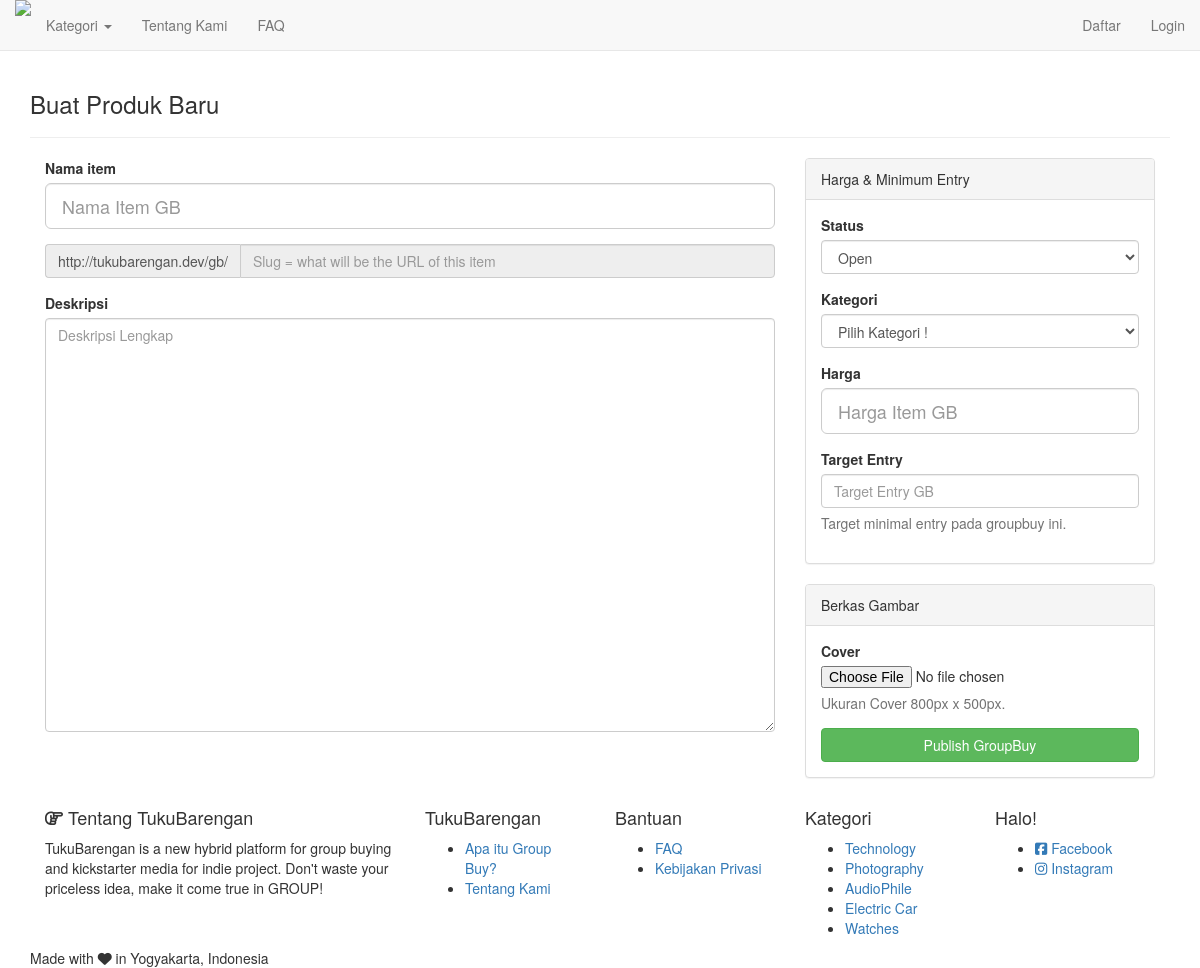
The page /gb-baru.php on the database its author committed.
### tables this page shows
CREATE TABLE `kategori` (
  `id` int(11) unsigned NOT NULL AUTO_INCREMENT,
  `slug` varchar(100) NOT NULL DEFAULT '',
  `judul` varchar(100) NOT NULL DEFAULT '',
  PRIMARY KEY (`id`)
);

### MysqliDb.php (called while the page is built, shortened)
<?php
class MysqliDb
{
    public static $prefix = '';
    protected $_mysqli;
    protected $_query;
    protected $_queryOptions = array();
    protected $_orderBy = array();
    protected $_groupBy = array();
    protected $host;
    protected $_username;
    protected $_password;
    protected $db;
    protected $port;
    protected $charset;
    public $returnType = 'array';
    protected $_nestJoin = false;
    private $_tableName = '';
    protected $_mapKey = null;
    public function __construct($host = null, $username = null, $password = null, $db = null, $port = null, $charset = 'utf8')
    {
        $isSubQuery = false;
        if (is_object($host)) {
            $this->_mysqli = $host;
        } else {
            $this->host = $host;
        }
        $this->_username = $username;
        $this->_password = $password;
        $this->db = $db;
        $this->port = $port;
        $this->charset = $charset;
    }
    public function connect()
    {
        $this->_mysqli = new mysqli($this->host, $this->_username, $this->_password, $this->db, $this->port);
        if ($this->charset) {
            $this->_mysqli->set_charset($this->charset);
        }
    }
    public function mysqli()
    {
        return $this->_mysqli;
    }
    protected function reset()
    {
        $this->_orderBy = array();
        $this->_groupBy = array();
        $this->_query = null;
        $this->_queryOptions = array();
        $this->returnType = 'array';
        $this->_nestJoin = false;
        $this->_tableName = '';
        $this->_mapKey = null;
    }
    public function objectBuilder()
    {
        $this->returnType = 'object';
        return $this;
    }
    public function get($tableName, $numRows = null, $columns = '*')
    {
        $column = is_array($columns) ? implode(', ', $columns) : $columns;
        if (strpos($tableName, '.') === false) {
            $this->_tableName = self::$prefix . $tableName;
        } else {
            $this->_tableName = $tableName;
        }
        $this->_query = 'SELECT ' . implode(' ', $this->_queryOptions) . ' ' .
            $column . " FROM " . $this->_tableName;
        $stmt = $this->_buildQuery($numRows);
        $stmt->execute();
        $res = $this->_dynamicBindResults($stmt);
        return $res;
    }
    protected function _buildQuery($numRows = null, $tableData = null)
    {
        $stmt = $this->_prepareQuery();
        return $stmt;
    }
    protected function _dynamicBindResults(mysqli_stmt $stmt)
    {
        $parameters = array();
        $results = array();
        $mysqlLongType = 252;
        $shouldStoreResult = false;
        $meta = $stmt->result_metadata();
        $row = array();
        while ($field = $meta->fetch_field()) {
            if ($this->_nestJoin && $field->table != $this->_tableName) {
                $field->table = substr($field->table, strlen(self::$prefix));
                $row[$field->table][$field->name] = null;
                $parameters[] = & $row[$field->table][$field->name];
            } else {
                $row[$field->name] = null;
                $parameters[] = & $row[$field->name];
            }
        }
        call_user_func_array(array($stmt, 'bind_result'), $parameters);
        while ($stmt->fetch()) {
            if ($this->returnType == 'object') {
                $result = new stdClass ();
                foreach ($row as $key => $val) {
                    if (is_array($val)) {
                        $result->$key = new stdClass ();
                        foreach ($val as $k => $v) {
                            $result->$key->$k = $v;
                        }
                    } else {
                        $result->$key = $val;
                    }
                }
            }
            if ($this->_mapKey) {
                $results[$row[$this->_mapKey]] = count($row) > 2 ? $result : end($result);
            } else {
                array_push($results, $result);
            }
        }
        return $results;
    }
    protected function _buildCondition($operator, &$conditions)
    {
        if (empty($conditions)) {
            return;
        }
        $this->_query .= ' ' . $operator;
    }
    protected function _buildGroupBy()
    {
        if (empty($this->_groupBy)) {
            return;
        }
        $this->_query .= " GROUP BY ";
        $this->_query = rtrim($this->_query, ', ') . " ";
    }
    protected function _buildOrderBy()
    {
        if (empty($this->_orderBy)) {
            return;
        }
        $this->_query .= " ORDER BY ";
        $this->_query = rtrim($this->_query, ', ') . " ";
    }
    protected function _prepareQuery()
    {
        if (!$stmt = $this->mysqli()->prepare($this->_query)) {
            $msg = $this->mysqli()->error . " query: " . $this->_query;
            $num = $this->mysqli()->errno;
            $this->reset();
            throw new Exception($msg, $num);
        }
        return $stmt;
    }
    protected function replacePlaceHolders($str, $vals)
    {
        $newStr = "";
        $newStr .= $str;
        return $newStr;
    }
}

### gb-baru.php (the view, shortened to what this page needs)
<?php
include('layout/header.php'); ?>
<div class="row" >
<div class="col-md-12">
		<h3>Buat Produk Baru</h3>
		<hr>
		<div class="col-md-8 col-lg-8">
		<form action="<?php echo base_url; ?>/admin/publish-gb" method='post' enctype="multipart/form-data">
			  <div class="form-group">
			    <label class="control-label" for="nama-item">Nama item</label>
			    <input type="text" class="form-control input-lg" id="nama-item" placeholder="Nama Item GB" required autofocus name="judul" autocomplete="off">
			  </div>
			  <div class="form-group">
			  	<div class="input-group">
				<span class="input-group-addon" id="basic-addon1"><?php echo base_url.'/gb/'; ?></span>
				<input type="text" class="form-control" id="slug" placeholder="Slug = what will be the URL of this item" required name="slug" readonly>
			  </div>
			  </div>
			  <div class="form-group">
			    <label class="control-label" for="deskripsi">Deskripsi </label>
			    <textarea class="form-control deskripsi" id="deskripsi" rows="20" placeholder="Deskripsi Lengkap" name="deskripsi"></textarea>
			  </div>
		</div>
		<div class="col-md-4 col-lg-4">
			<div class="panel panel-default panel-gbid animated bounceInRight">
			<div class="panel-heading">Harga & Minimum Entry</div>
				<div class="panel-body">
						<div class="form-group">
							<label class="control-label" for="kategori">Status</label>
							<select class="form-control" id="kategori" name="status">
								<option value="open">Open</option>
							</select>
						</div>
						<div class="form-group">
							<label class="control-label" for="kategori">Kategori</label>
							<select class="form-control" id="kategori" name="kategori">
								<option value="">Pilih Kategori !</option>
							</select>
						</div>
					  <div class="form-group">
					    <label class="control-label" for="harga-item">Harga</label>
					    <input type="number" class="form-control input-lg" id="harga-item" placeholder="Harga Item GB" name="harga" required>
					  </div>
					  <div class="form-group">
					    <label class="control-label" for="harga-item">Target Entry</label>
					    <input type="number" class="form-control" id="harga-item" placeholder="Target Entry GB" name="target" required>
					    <span id="helpBlock" class="help-block">Target minimal entry pada groupbuy ini.</span>
					  </div>
				</div>
			</div>
			<div class="panel panel-default panel-gbid animated bounceInRight">
			<div class="panel-heading">Berkas Gambar</div>
				<div class="panel-body">
					<div class="form-group">
						<label class="control-label" for="thumb">Cover</label>
						<input type="file" id="thumb" name="cover" required>
						<p class="help-block">Ukuran Cover 800px x 500px.</p>
					</div>
					<button type="submit" class="btn btn-success btn-block">Publish GroupBuy</button>
				</div>
			</div>
		</div>
</div>
</div>
<?php include('layout/footer.php'); ?>

### layout/footer.php (shortened to what this page needs)
   </div>
  <div class="container-fluid kaki">
    <div class="container">
      <div class="col-md-4">
        <h4 class="h4"><i class="fa fa-hand-o-right" aria-hidden="true"></i> Tentang TukuBarengan <span class="label label-gbid">BETA</span></h4>
        <p>TukuBarengan is a new hybrid platform for group buying and kickstarter media for indie project. Don't waste your priceless idea, make it come true in GROUP!</p>
      </div>
      <div class="col-md-2">
        <h3 class="h4">TukuBarengan</h3>
       <ul>
          <li><a href="<?php echo base_url; ?>/hal/apa-itu-groupbuy">Apa itu Group Buy?</a></li>
          <li><a href="<?php echo base_url; ?>/hal/tentang-kami">Tentang Kami</a></li>
        </ul>
      </div>
      <div class="col-md-2">
        <h3 class="h4">Bantuan</h3>
        <ul>
          <li><a href="<?php echo base_url; ?>/hal/faq">FAQ</a></li>
          <li><a href="<?php echo base_url; ?>/hal/kebijakan-privasi">Kebijakan Privasi</a></li>
        </ul>
      </div>
      <div class="col-md-2">
        <h3 class="h4">Kategori</h3>
       <ul>
           <?php foreach ($base_kategori as $kategori): ?>
            <li><a href="<?php echo base_url; ?>/kategori/<?php echo $kategori->slug; ?>"><?php echo $kategori->judul; ?></a></li>
          <?php endforeach ?>
        </ul>
      </div>
      <div class="col-md-2">
        <h5 class="h4">Halo!</h5>
        <ul>
          <li><a href="https://web.facebook.com/groupbuyid/"><i class="fa fa-facebook-square" aria-hidden="true"></i> Facebook</a></li>
          <li><a href="https://www.instagram.com/groupbuyid/"><i class="fa fa-instagram" aria-hidden="true"></i> Instagram</a></li>
        </ul>
      </div>
    </div>
  </div>
  <div class="container-fluid madewith">
    <div class="container">
      Made with <i class="fa fa-heart" aria-hidden="true"></i> in Yogyakarta, Indonesia
    </div>
  </div>
      <link rel="stylesheet" type="text/css" href="<?php echo base_url; ?>/assets/css/datatable.css">
      <link rel="stylesheet" type="text/css" href="<?php echo base_url; ?>/assets/css/zmd.hierarchical-display.min.css">
  </body>
</html>

### rows shown on the page
kategori: judul "Technology"
kategori: judul "Photography"
kategori: judul "AudioPhile"
kategori: judul "Electric Car"
kategori: judul "Watches"

### other values the page prints
base_url "http://tukubarengan.dev"
